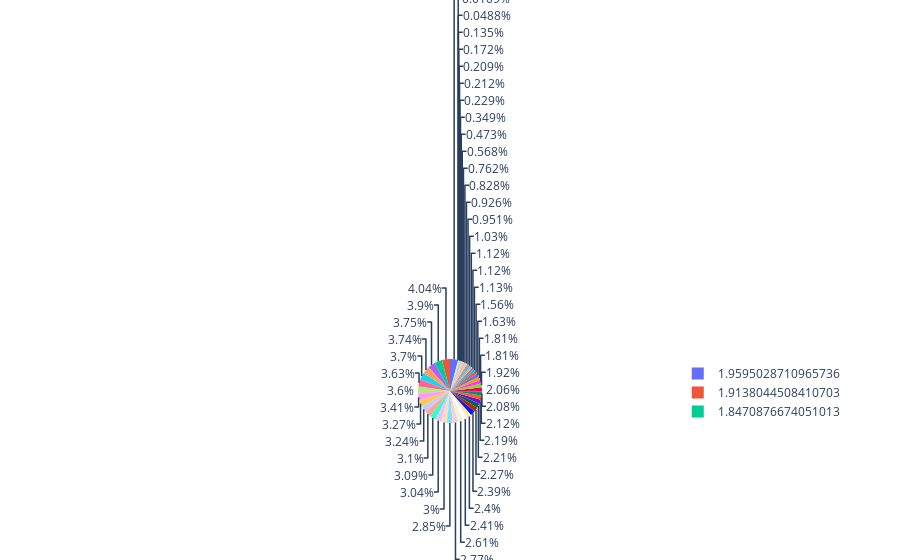

The notebook cell saved with this chart:
### Code cell
# plotly_pie_chart
fig = px.pie(df, names="x", values="x")
fig.show()
